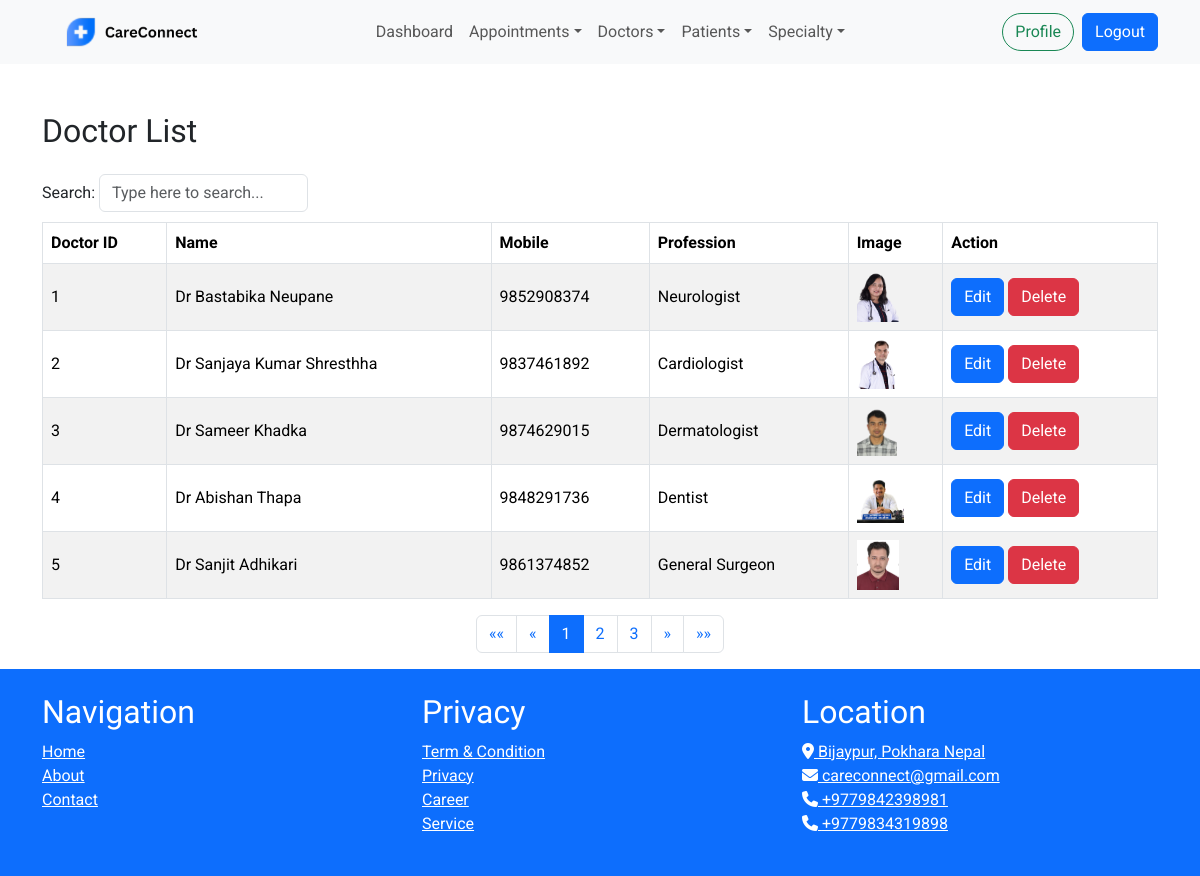
The app's page /doctors/list/ (signed in) with its own data.
### cms/models.py (models this page shows, shortened)
class StaticFile(models.Model):
    name = models.CharField(max_length=255)
    image = models.ImageField(upload_to='static_files/')

class Profession(models.Model):
    name = models.CharField(max_length=100)
    speciality = models.ForeignKey(Speciality, on_delete=models.CASCADE)
    def __str__(self):
        return self.name

### doctors/models.py (models this page shows, shortened)
class Doctor(models.Model):
    name = models.CharField(max_length=50)
    mobile = models.CharField(max_length=15)
    profession = models.ForeignKey(Profession, on_delete=models.CASCADE,null=True)
    image = models.ImageField(upload_to='doctor_images/', null=True, blank=True)

### doctors/views.py (the view)
# urls.py: path('list/', views.doctor_list, name='doctor_list'),
def doctor_list(request):
    if not request.user.is_staff:
        return redirect('login')
    docs = Doctor.objects.all().order_by('id')
    context = {'docs': docs}
    return render(request, 'doctors/doctor_list.html', context)

### cms/context_processors.py (called while the page is built)
def logo_processor(request):
    logo = StaticFile.objects.filter(name='logo').first()
    return {
        'logo': logo,
    }

### templates/doctors/doctor_list.html (shortened to what this page needs)
{% extends 'cms/base.html' %}
{% block content %}
<div class="container mt-5">
    <h2 class="mb-4">Doctor List</h2>
    <table class="table table-hover table-striped table-bordered align-middle tablemanager">
        <thead class="thead-dark">
            <tr>
                <th>Doctor ID</th>
                <th>Name</th>
                <th>Mobile</th>
                <th>Profession</th>
                <th>Image</th>
                <th>Action</th>
            </tr>
        </thead>
        <tbody>
            {% for doc in docs %}
            <tr>
                <td>{{ doc.id }}</td>
                <td>{{ doc.name }}</td>
                <td>{{ doc.mobile }}</td>
                <td>{{ doc.profession }}</td>
                <td>
                    {% if doc.image %}
                    <img src="{{ doc.image.url }}" alt="{{ doc.name }}" height="50">
                    {% else %}
                    No Image
                    {% endif %}
                </td>
                <td>
                    <a href="{% url 'update_doctor' doc.id %}" class="btn btn-primary">Edit</a>
                    <button class="btn btn-danger" data-toggle="modal"
                        data-target="#deleteModal{{ doc.id }}">Delete</button>
                </td>
            </tr>
            {% endfor %}
        </tbody>
    </table>
</div>
{% endblock %}

### templates/cms/base.html (shortened to what this page needs)
<!DOCTYPE html>
<html lang="en">
<head>
    {% load static %}
    <link href="https://cdn.jsdelivr.net/npm/bootstrap@5.3.3/dist/css/bootstrap.min.css" rel="stylesheet"
>
    <link href="{% static 'css/style.css' %}" rel="stylesheet">
</head>
<body class="d-flex flex-column min-vh-100">
    <header class="header_section sticky-top">
        <nav class="navbar navbar-expand-lg navbar-light bg-light">
            <div class="container">
                <a class="navbar-brand" href="/">
                    {% if logo %}
                    <img src="{{ logo.image.url }}" alt="केयरकनेक्ट" style="height: 38px;">
                    {% endif %}
                </a>
                <div class="offcanvas offcanvas-end" tabindex="-1" id="offcanvasNavbar"
                    aria-labelledby="offcanvasNavbarLabel">
                    <div class="offcanvas-body">
                        <ul class="navbar-nav mx-auto mt-2 mt-lg-0">
                            {% if user.is_authenticated %}
                            {% if request.user.is_staff %}
                            <li class="nav-item">
                                <a class="nav-link" href="{% url 'home' %}">Dashboard</a>
                            </li>
                            <li class="nav-item">
                                <div class="dropdown">
                                    <a class="nav-link dropdown-toggle" type="button" id="appointmentDropdown"
                                        data-bs-toggle="dropdown" aria-expanded="false">Appointments</a>
                                </div>
                            </li>
                            <li class="nav-item">
                                <div class="dropdown">
                                    <a class="nav-link dropdown-toggle" type="button" id="doctorDropdown"
                                        data-bs-toggle="dropdown" aria-expanded="false">Doctors</a>
                                </div>
                            </li>
                            <li class="nav-item">
                                <div class="dropdown">
                                    <a class="nav-link dropdown-toggle" type="button" id="patientDropdown"
                                        data-bs-toggle="dropdown" aria-expanded="false">Patients</a>
                                </div>
                            </li>
                            <li class="nav-item">
                                <div class="dropdown">
                                    <a class="nav-link dropdown-toggle" type="button" id="specialtyDropdown"
                                        data-bs-toggle="dropdown" aria-expanded="false">Specialty</a>
                                </div>
                            </li>
                            {% endif %}
                            {% endif %}
                        </ul>
                        <div class="ml-auto d-flex align-items-center">
                            {% if user.is_authenticated %}
                            <a href="{% url 'profile' %}" class="btn btn-outline-success rounded-pill mx-2">Profile</a>
                            {% if user.is_staff %}
                            <form method="POST" action="{% url 'logout_admin' %}" class="mb-0">
                                <button type="submit" class="btn btn-primary my-2 my-sm-0 mr-2">Logout</button>
                            </form>
                            {% else %}
                            <form method="POST" action="{% url 'logout_user' %}" class="mb-0">
                                {% csrf_token %}
                                <button type="submit" class="btn btn-primary my-2 my-sm-0 mr-2">Logout</button>
                            </form>
                            {% endif %}
                            {% else %}
                            <form method="POST" action="{% url 'login' %}" class="mb-0">
                                {% csrf_token %}
                                <button type="submit" class="btn btn-primary my-2 my-sm-0 mx-2">Login</button>
                            </form>
                            <a href="{% url 'register' %}" class="btn btn-outline-primary my-2 my-sm-0">Sign Up</a>
                            {% endif %}
                        </div>
                    </div>
                </div>
            </div>
        </nav>
    </header>
    <main class="main flex-grow-1">
        {% block content %}
        {% endblock %}
    </main>
    <footer class="bg-primary text-white py-4">
        <div class="container">
            <div class="row">
                <div class="col-md-4">
                    <div class="sitemap">
                        <h2>Navigation</h2>
                        <ul class="list-unstyled">
                            <li><a href="{% url 'home'%}" class="text-white">Home</a></li>
                            <li><a href="{% url 'about_us'%}" class="text-white">About</a></li>
                            <li><a href="{% url 'contact_us'%}" onclick="" class="text-white">Contact</a></li>
                        </ul>
                    </div>
                </div>
                <div class="col-md-4">
                    <div class="privacy">
                        <h2>Privacy</h2>
                        <ul class="list-unstyled">
                            <li><a href="#" class="text-white">Term & Condition</a></li>
                            <li><a href="#" class="text-white">Privacy</a></li>
                            <li><a href="#" class="text-white">Career</a></li>
                            <li><a href="#" class="text-white">Service</a></li>
                        </ul>
                    </div>
                </div>
                <div class="col-md-4">
                    <div class="location">
                        <h2>Location</h2>
                        <ul class="list-unstyled" id="list">
                            <li><a href="#" class="text-white"><i class="fas fa-map-marker-alt"></i> Bijaypur, Pokhara
                                    Nepal</a></li>
                            <li><a href="mailto:careconnect@gmail.com" class="text-white"><i
                                        class="fas fa-envelope"></i> careconnect@gmail.com</a>
                            </li>
                            <li><a href="tel:9842398981" class="text-white"><i class="fas fa-phone"></i>
                                    +9779842398981</a></li>
                            <li><a href="tel:9834319898" class="text-white"><i class="fas fa-phone"></i>
                                    +9779834319898</a></li>
                        </ul>
                    </div>
                </div>
            </div>
        </div>
    </footer>
</html>

### static/css/style.css (style rules this page uses)
body { font-family: 'Roboto', sans-serif; }
h1, h2, h3 { font-family: 'Varela Round', sans-serif; }

### templates/cms/base.html (style rules this page uses)
body { font-family: 'Roboto', sans-serif; display: flex; flex-direction: column; min-height: 100vh; }
.main { flex: 1; }
h1, h2, h3 { font-family: 'Varela Round', sans-serif; }

### records on screen
StaticFile: image (picture)
Doctor: id "1", name "Dr Bastabika Neupane", mobile "9852908374", profession "Neurologist", image (picture)
Doctor: id "2", name "Dr Sanjaya Kumar Shresthha", mobile "9837461892", profession "Cardiologist", image (picture)
Doctor: id "3", name "Dr Sameer Khadka", mobile "9874629015", profession "Dermatologist", image (picture)
Doctor: id "4", name "Dr Abishan Thapa", mobile "9848291736", profession "Dentist", image (picture)
Doctor: id "5", name "Dr Sanjit Adhikari", mobile "9861374852", profession "General Surgeon", image (picture)
